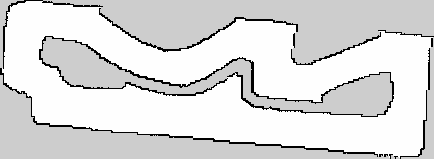
#> input picture ws_limo_humble/src/Raceline-Optimization/maps/track_map3.pgm, 434 x 159 px, found by its file name
$ python gap_scene.py
#> lines starting #> are read from the running program, lines starting #| are printed output that depends on the picture; after the words box and inside, x2 and y2 are one past the last pixel; in counts of white or black regions, pixels touching at a corner belong together; long printed decimals are rounded
### ws_limo_humble/src/hybrid_astar_local.py
#!/usr/bin/env python3
"""Short-range forward-only Hybrid A* for a car-like robot, in the base_link frame.

Searches (x, y, heading) with Ackermann arcs, so it can choose the pose in which the car goes
through a gap. Collision uses the same inflated-rectangle test as the Frenet lattice. numpy only.
"""
import heapq
import math
import time

import numpy as np


REFINE_FAIL = dict(curv=0, coll=0)   # why center_and_smooth kept the input (log only)


def footprint_clearance(poses, pts, half_length, half_width):
    """Distance from each pose's rectangle to the nearest point. 0 means a point is inside."""
    if not len(pts):
        return np.full(len(poses), np.inf)
    dx = pts[None, :, 0] - poses[:, None, 0]
    dy = pts[None, :, 1] - poses[:, None, 1]
    c, s = np.cos(poses[:, 2])[:, None], np.sin(poses[:, 2])[:, None]
    ox = np.maximum(np.abs(c * dx + s * dy) - half_length, 0.0)
    oy = np.maximum(np.abs(-s * dx + c * dy) - half_width, 0.0)
    return np.hypot(ox, oy).min(axis=1)


# [18 lines left out: function closing_speed_limit, not called in this run]


def arc(steer_curv, length, samples):
    """Poses along an arc from the origin, heading +x: samples x (x, y, yaw), excluding the start."""
    d = length * np.arange(1, samples + 1) / samples
    if abs(steer_curv) < 1e-9:
        return np.c_[d, np.zeros(samples), np.zeros(samples)]
    h = steer_curv * d
    return np.c_[np.sin(h) / steer_curv, (1.0 - np.cos(h)) / steer_curv, h]


def obstacle_distance_field(pts, goal_xy, half_width, res=0.10):
    """Shortest obstacle-aware distance to the goal on a coarse grid, ignoring heading.

    Walls are grown by less than the car's half width, so a real gap is never sealed by the grid:
    this stays a guide for the search, never a collision test. Returns (field, origin_xy, res).
    """
    extent = min(6.0, float(np.abs(goal_xy).max()) + 1.5)
    n = int(2.0 * extent / res) + 1
    org = np.array([-extent, -extent])
    blocked = np.zeros((n, n), bool)
    if len(pts):
        ij = np.floor((pts - org) / res).astype(int)
        ok = (ij >= 0).all(axis=1) & (ij < n).all(axis=1)
        blocked[ij[ok, 1], ij[ok, 0]] = True
        for _ in range(int(max(0.0, half_width - 0.07) / res)):
            g = blocked.copy()
            g[1:] |= blocked[:-1]; g[:-1] |= blocked[1:]
            g[:, 1:] |= blocked[:, :-1]; g[:, :-1] |= blocked[:, 1:]
            blocked = g
    field = np.full((n, n), np.inf)
    gij = np.floor((goal_xy - org) / res).astype(int)
    ok = (gij >= 0).all(axis=1) & (gij < n).all(axis=1)
    if not ok.any():
        return None, org, res
    blocked[gij[ok, 1], gij[ok, 0]] = False
    field[gij[ok, 1], gij[ok, 0]] = 0.0
    diag = res * math.sqrt(2.0)
    for _ in range(3 * n):
        f = field.copy()
        f[1:, :] = np.minimum(f[1:, :], field[:-1, :] + res)
        f[:-1, :] = np.minimum(f[:-1, :], field[1:, :] + res)
        f[:, 1:] = np.minimum(f[:, 1:], field[:, :-1] + res)
        f[:, :-1] = np.minimum(f[:, :-1], field[:, 1:] + res)
        f[1:, 1:] = np.minimum(f[1:, 1:], field[:-1, :-1] + diag)
        f[:-1, :-1] = np.minimum(f[:-1, :-1], field[1:, 1:] + diag)
        f[1:, :-1] = np.minimum(f[1:, :-1], field[:-1, 1:] + diag)
        f[:-1, 1:] = np.minimum(f[:-1, 1:], field[1:, :-1] + diag)
        f[blocked] = np.inf
        if np.array_equal(np.nan_to_num(f, posinf=1e9), np.nan_to_num(field, posinf=1e9)):
            break
        field = f
    return field, org, res


class HybridAStar:
    def __init__(self, wheelbase, max_steer, step=0.20, samples=4, n_steer=7, xy_res=0.08,
                 yaw_res=math.radians(15.0), w_clear=1.5, clear_cap=0.25, w_steer=0.05,
                 w_dsteer=0.10, h_weight=1.2, goal_tol=0.25, goal_yaw_tol=0.6):
        self.step, self.samples, self.xy_res, self.yaw_res = step, samples, xy_res, yaw_res
        self.w_clear, self.clear_cap, self.w_steer, self.w_dsteer = w_clear, clear_cap, w_steer, w_dsteer
        self.h_weight, self.goal_tol, self.goal_yaw_tol = h_weight, goal_tol, goal_yaw_tol
        self.steers = np.linspace(-max_steer, max_steer, n_steer)
        self.max_steer = max_steer
        self.curvs = np.tan(self.steers) / wheelbase
        self.prims = np.stack([arc(k, step, samples) for k in self.curvs])   # n_steer, samples, 3
        self.stats = dict(expanded=0, result='', ms=0.0)

    def plan(self, pts, goal_xy, goal_yaw, half_length, half_width, steer0=0.0, budget=0.06):
        """One-shot search; 'budget' in self.stats if it did not finish in time."""
        gen = self.search(pts, goal_xy, goal_yaw, half_length, half_width, steer0, budget)
        try:
            next(gen)
        except StopIteration as done:
            return done.value
        gen.close()
        self.stats['result'] = 'budget'
        self.stats['ms'] = budget * 1e3
        return None

    def search(self, pts, goal_xy, goal_yaw, half_length, half_width, steer0=0.0, budget=0.04):
        """Generator: yields whenever `budget` seconds of work are used, so a search can span ticks.

        Its return value is Nx3 poses from the origin to a goal, or None if the space is exhausted.
        goal_xy, goal_yaw: acceptable goal points on the route (base frame), nearest first.
        """
        t0 = time.perf_counter()
        resumed = t0
        used = 0.0
        n_s, m = len(self.steers), self.samples
        reach = self.step + math.hypot(half_length, half_width) + self.clear_cap
        target = goal_xy[0]
        field, org, gres = obstacle_distance_field(pts, goal_xy, half_width)
        ng_max = field.shape[0] - 1 if field is not None else 0

        def heur(px_, py_):
            if field is not None:
                gi, gj = int((py_ - org[1]) / gres), int((px_ - org[0]) / gres)
                if 0 <= gi <= ng_max and 0 <= gj <= ng_max:
                    fv = field[gi, gj]
                    if fv != np.inf:
                        return float(fv)
                    return 20.0 + math.hypot(target[0] - px_, target[1] - py_)  # walled off on the grid
            return math.hypot(target[0] - px_, target[1] - py_)

        nodes = [(0.0, 0.0, 0.0, 0.0, -1, float(steer0))]     # x, y, yaw, g, parent, steer
        heap = [(self.h_weight * heur(0.0, 0.0), 0)]
        closed = set()
        n_exp = 0
        result = 'no_path'
        goal_node = None
        while heap:
            if n_exp % 8 == 0 and time.perf_counter() - resumed > budget:
                used += time.perf_counter() - resumed
                self.stats = dict(expanded=n_exp, result='pending', ms=used * 1e3)
                yield None
                resumed = time.perf_counter()
            _, i = heapq.heappop(heap)
            x, y, yaw, g, _, st = nodes[i]
            key = (round(x / self.xy_res), round(y / self.xy_res), round(yaw / self.yaw_res))
            if key in closed:
                continue
            closed.add(key)
            n_exp += 1
            d = np.hypot(goal_xy[:, 0] - x, goal_xy[:, 1] - y)
            j = int(d.argmin())
            if i and d[j] < self.goal_tol:
                dy = (goal_yaw[j] - yaw + math.pi) % (2.0 * math.pi) - math.pi
                if abs(dy) < self.goal_yaw_tol:
                    result, goal_node = 'found', i
                    break
            c, s = math.cos(yaw), math.sin(yaw)
            px = x + c * self.prims[:, :, 0] - s * self.prims[:, :, 1]
            py = y + s * self.prims[:, :, 0] + c * self.prims[:, :, 1]
            pyaw = yaw + self.prims[:, :, 2]
            poses = np.stack([px.ravel(), py.ravel(), pyaw.ravel()], axis=1)
            near = pts[(np.abs(pts[:, 0] - x) < reach) & (np.abs(pts[:, 1] - y) < reach)] if len(pts) else pts
            clr = footprint_clearance(poses, near, half_length, half_width).reshape(n_s, m).min(axis=1)
            for k in range(n_s):
                if clr[k] <= 0.0:
                    continue
                nx, ny, ny_aw = float(px[k, -1]), float(py[k, -1]), float(pyaw[k, -1])
                pen = max(0.0, self.clear_cap - float(clr[k])) / self.clear_cap
                ng = g + self.step * (1.0 + self.w_clear * pen
                                      + self.w_steer * abs(self.steers[k]) / self.max_steer) \
                    + self.w_dsteer * abs(self.steers[k] - st) / self.max_steer
                nodes.append((nx, ny, ny_aw, ng, i, float(self.steers[k])))
                heapq.heappush(heap, (ng + self.h_weight * heur(nx, ny), len(nodes) - 1))
        self.stats = dict(expanded=n_exp, result=result, ms=(used + time.perf_counter() - resumed) * 1e3)
        if goal_node is None:
            return None
        chain = []
        i = goal_node
        while i > 0:
            chain.append(i)
            i = nodes[i][4]
        out = [np.zeros((1, 3))]
        for i in reversed(chain):
            px, py, pyaw, _, parent, st = nodes[i]
            bx, by, byaw = nodes[parent][:3]
            a = arc(math.tan(st) * self.curvs[-1] / math.tan(self.max_steer), self.step, self.samples)
            c, s = math.cos(byaw), math.sin(byaw)
            out.append(np.c_[bx + c * a[:, 0] - s * a[:, 1], by + s * a[:, 0] + c * a[:, 1], byaw + a[:, 2]])
        return np.vstack(out)


# [19 lines left out: function narrowest_gap, not called in this run]


def resample(xy, spacing):
    d = np.hypot(*np.diff(xy, axis=0).T)
    keep = np.r_[True, d > 1e-6]
    xy = xy[keep]
    s = np.r_[0.0, np.cumsum(np.hypot(*np.diff(xy, axis=0).T))]
    n = max(2, int(round(s[-1] / spacing)) + 1)
    q = np.linspace(0.0, s[-1], n)
    return np.c_[np.interp(q, s, xy[:, 0]), np.interp(q, s, xy[:, 1])]


def catmull_rom(xy, spacing):
    """A smooth curve through the points, sampled about `spacing` apart: no kinks at the points."""
    p = np.vstack([2.0 * xy[0] - xy[1], xy, 2.0 * xy[-1] - xy[-2]])
    seg = np.hypot(*np.diff(xy, axis=0).T)
    out = [xy[:1]]
    for i in range(len(xy) - 1):
        m = max(1, int(round(seg[i] / spacing)))
        t = (np.arange(1, m + 1) / m)[:, None]
        p0, p1, p2, p3 = p[i], p[i + 1], p[i + 2], p[i + 3]
        out.append(0.5 * (2.0 * p1 + (p2 - p0) * t + (2.0 * p0 - 5.0 * p1 + 4.0 * p2 - p3) * t ** 2
                          + (3.0 * p1 - p0 - 3.0 * p2 + p3) * t ** 3))
    return np.vstack(out)


def center_and_smooth(path, pts, half_length, half_width, max_curv, clear=0.35, iters=10,
                      coarse=0.15, fine=0.05, pin=1):
    """Push a path toward the middle of whatever is beside it, then smooth it.

    Works on a coarse copy, so smoothing reaches about a metre and removes needless dips. The first
    `pin` coarse poses stay fixed. Curvature is measured between adjacent points, as for lattice
    candidates. Returns Nx3 at `fine` spacing, or None if the result collides or exceeds the limit;
    callers keep the input then.
    """
    xy = resample(path[:, :2], coarse)
    if len(xy) < pin + 4:
        return None
    # keep the car's present heading: the second point stays on the present tangent
    xy[1] = path[0, :2] + coarse * np.array([math.cos(path[0, 2]), math.sin(path[0, 2])])
    weight = np.clip((np.arange(len(xy)) - pin) / 2.0, 0.0, 1.0)
    for _ in range(iters):
        t = np.gradient(xy, axis=0)
        t /= np.maximum(np.hypot(t[:, 0], t[:, 1]), 1e-9)[:, None]
        if len(pts):
            dx = pts[None, :, 0] - xy[:, None, 0]
            dy = pts[None, :, 1] - xy[:, None, 1]
            u = t[:, 0, None] * dx + t[:, 1, None] * dy
            v = -t[:, 1, None] * dx + t[:, 0, None] * dy
            beside = np.abs(u) <= half_length + 0.15    # line up before the gap, not inside it
            left = np.where(beside & (v > 0), v, np.inf).min(axis=1)
            right = np.where(beside & (v <= 0), -v, np.inf).min(axis=1)
            shift = np.clip((np.minimum(left, clear) - np.minimum(right, clear)) / 2.0, -0.03, 0.03)
            xy[:, 0] += -t[:, 1] * shift * weight
            xy[:, 1] += t[:, 0] * shift * weight
            # in a gap, centring beats smoothing; elsewhere smoothing removes needless dips
            narrow = (left < clear) & (right < clear)
            sw = weight * np.where(narrow, 0.15, 1.0)
        else:
            sw = weight
        for _ in range(3):
            mid = 0.5 * (xy[:-2] + xy[2:])
            xy[1:-1] += 0.5 * (mid - xy[1:-1]) * sw[1:-1, None]
    for _ in range(5):        # too sharp after centring: smooth more before giving up
        fine_xy = catmull_rom(xy, fine)
        d = np.diff(fine_xy, axis=0)
        yaw = np.unwrap(np.arctan2(d[:, 1], d[:, 0]))
        yaw = np.r_[yaw, yaw[-1]]
        yaw += round((path[0, 2] - yaw[0]) / (2.0 * math.pi)) * 2.0 * math.pi
        seg = np.maximum(np.hypot(d[:, 0], d[:, 1]), 1e-6)
        k = np.abs(np.diff(yaw[:-1])) / (0.5 * (seg[:-1] + seg[1:]))
        if not len(k) or k.max() <= max_curv:
            break
        for _ in range(4):
            mid = 0.5 * (xy[:-2] + xy[2:])
            xy[1:-1] += 0.5 * (mid - xy[1:-1]) * weight[1:-1, None]
    xy = fine_xy
    if len(k) and k.max() > max_curv:
        REFINE_FAIL['curv'] += 1
        REFINE_FAIL['curv_val'] = round(float(k.max()), 2)
        return None
    out = np.c_[xy, yaw]
    if len(pts):
        c = footprint_clearance(out, pts, half_length, half_width)
        if c.min() <= 0.0:
            REFINE_FAIL['coll'] += 1
            REFINE_FAIL['coll_at'] = int(c.argmin())
            return None
    return out

### ws_limo_humble/tools/exp/gap_scene.py
#!/usr/bin/env python3
"""One scene: real corridor at a box, what the scan sees, the raw and refined path through it."""
import math, sys
import numpy as np, yaml
from PIL import Image
sys.dont_write_bytecode = True
sys.path.insert(0, 'src')
from hybrid_astar_local import REFINE_FAIL, HybridAStar, center_and_smooth, footprint_clearance
cfg = yaml.safe_load(open('src/Raceline-Optimization/maps/track_map3.yaml'))
img = np.array(Image.open('src/Raceline-Optimization/maps/track_map3.pgm')); H, W = img.shape
#> further down, img is the input picture: shape (159, 434); min 0, max 254, mean 219.8
#> after `H, W = img.shape`: H = 159; W = 434
res, (ox, oy) = cfg['resolution'], cfg['origin'][:2]; occ = img < 100
#> after `occ = img < 100`:
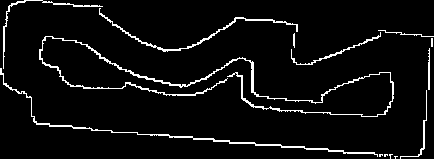
#> occ: shape (159, 434) bool; 5.3% white in thin lines or dots
LX, FOV = 0.124, 2.0943951; ANG = np.linspace(-FOV, FOV, 720); STEPS = np.arange(0.2, 5.2, 0.01)
BOXES = [(5.0, -0.087847578, .15, .4), (-3.0, 3.054242265, .15, .4), (-8.0, 1.145160234, .15, .5)]
def lidar(x, y, yaw):
    lx, ly = x + LX * math.cos(yaw), y + LX * math.sin(yaw)
    wx = lx + np.outer(STEPS, np.cos(ANG + yaw)); wy = ly + np.outer(STEPS, np.sin(ANG + yaw))
    c = np.clip(((wx - ox) / res).astype(int), 0, W - 1); r = np.clip((H - 1 - (wy - oy) / res).astype(int), 0, H - 1)
    hit = occ[r, c]
    for cx, cy, hx, hy in BOXES:
        hit = hit | ((np.abs(wx - cx) <= hx) & (np.abs(wy - cy) <= hy))
    f = hit.argmax(axis=0); ok = hit.any(axis=0) & (f > 0); d = STEPS[f[ok]]
    return np.c_[d * np.cos(ANG[ok]) + LX, d * np.sin(ANG[ok])]
print('wall above o2 from the map, lowest occupied edge y by x:')
for x in (-2.6, -2.8, -3.0, -3.2, -3.4):
    col = int((x - ox) / res); rows = np.nonzero(occ[:, col])[0]; ys = oy + (H - rows) * res - res
    up = ys[ys > 3.46]; print(f'  x={x}: wall y={up.min():.3f}, gap to box top 3.454 = {up.min() - 3.454:.3f}, centre {(up.min() + 3.454) / 2:.3f}')
#> this loop made 5 passes
#> (rows, ys) on passes 3 to 5: ([49, 50, 84, 85, 94, 136, 137], [4.02, 3.97, 2.27, 2.22, 1.77, -0.33, -0.38]), ([49, 50, 84, 85, 94, 95, 136, 137], [4.02, 3.97, 2.27, 2.22, 1.77, 1.72, -0.33, -0.38]), ([49, 50, 82, 83, 94, 134, 135], [4.02, 3.97, 2.37, 2.32, 1.77, -0.23, -0.28])
#> (rows, ys, up) on pass 1: ([48, 84, 85, 86, 94, 95, 136, 137], [4.07, 2.27, 2.22, 2.17, 1.77, 1.72, -0.33, -0.38], [4.07])
#|   x=-2.6: wall y=4.070, gap to box top 3.454 = 0.616, centre 3.762
#|   x=-2.8: wall y=3.970, gap to box top 3.454 = 0.516, centre 3.712
#|   x=-3.0: wall y=3.970, gap to box top 3.454 = 0.516, centre 3.712
#|   x=-3.2: wall y=3.970, gap to box top 3.454 = 0.516, centre 3.712
#|   x=-3.4: wall y=3.970, gap to box top 3.454 = 0.516, centre 3.712
x, y, yaw = -1.6, 3.85, 3.4
c, s = math.cos(yaw), math.sin(yaw)
pts = lidar(x, y, yaw)
#> in lidar, `hit = occ[r, c]`:
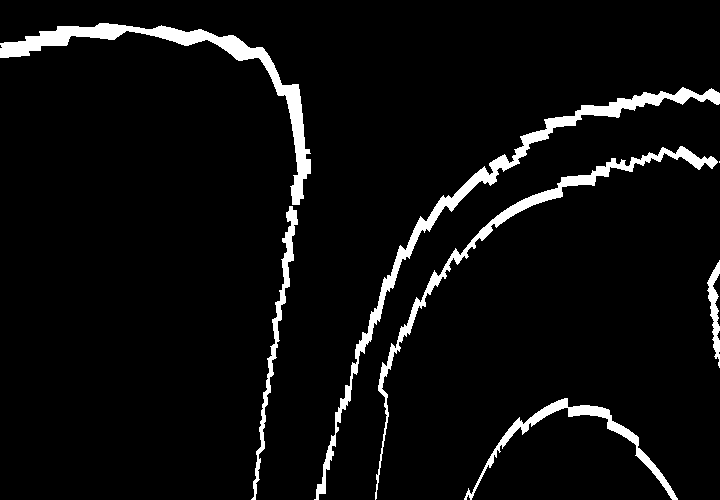
#> hit: shape (500, 720) bool; 5.3% white; 7 white regions (1 under 20 px), largest, box (x1, y1, x2, y2) and area: (314, 87, 720, 500) 5520, (0, 23, 311, 205) 5341, (375, 146, 718, 500) 3809, (464, 398, 678, 500) 2138, (251, 206, 298, 500) 1620, (707, 260, 720, 368) 632
#> the loop in lidar, `for cx, cy, hx, hy in BOXES:` made 3 passes
#> pass 2, in lidar, `hit = hit | ((np.abs(wx - cx) <= hx) & (np.abs(wy - cy) <= hy))`:
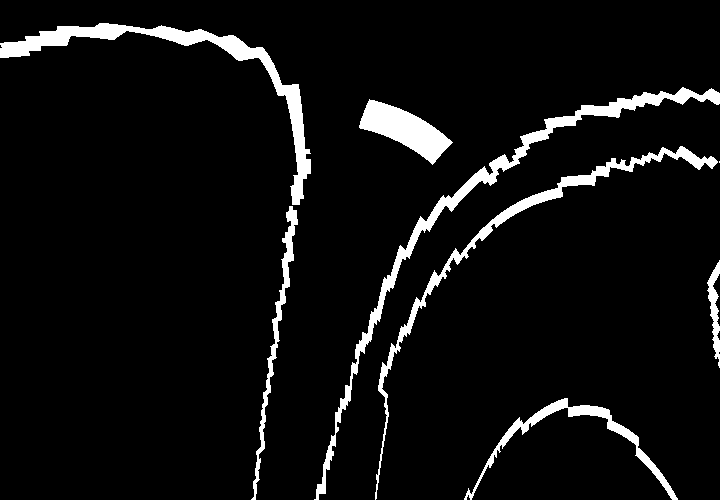
#> hit: shape (500, 720) bool; 6.1% white; 8 white regions (1 under 20 px), largest, box (x1, y1, x2, y2) and area: (314, 87, 720, 500) 5520, (0, 23, 311, 205) 5341, (375, 146, 718, 500) 3809
#> in lidar, `f = hit.argmax(axis=0)`: f = 720 values, max 499 at index 314, min 0 at index 311, mean 103.5
#> in lidar, `d = STEPS[f[ok]]`: d = 717 values, max 5.19 at index 311, min 0.43 at index 99, mean 1.24
#> pts = 717 pairs, first value -0.441 to 5.14, second value -1.36 to 1.41
def world(b): return np.c_[x + c * b[:, 0] - s * b[:, 1], y + s * b[:, 0] + c * b[:, 1]]
near = world(pts); m = (near[:, 0] < -2.7) & (near[:, 0] > -3.3) & (near[:, 1] > 3.4)
#> after `near = world(pts)`: near = 717 pairs, first value -6.91 to -0.924, second value 2.16 to 4.43
print('scan points beside o2: below', np.round(near[m & (near[:, 1] < 3.6)][:, 1].max(), 3) if (m & (near[:, 1] < 3.6)).any() else None, 'above', np.round(near[m & (near[:, 1] > 3.6)][:, 1].min(), 3) if (m & (near[:, 1] > 3.6)).any() else None)
#| scan points beside o2: below 3.454 above 3.92
goal_w = np.array([[-4.5, 3.95], [-4.3, 3.85], [-4.1, 3.76]]); dx, dy = goal_w[:, 0] - x, goal_w[:, 1] - y
goal = np.c_[c * dx + s * dy, -s * dx + c * dy]; gy = np.full(3, 2.8 - yaw)
ha = HybridAStar(0.24, math.atan(0.9 * math.tan(0.42)))
ha = HybridAStar(0.24, math.atan(0.9 * math.tan(0.42) / 0.24 * 0.24))
path = ha.plan(pts, goal, gy, 0.21, 0.20, 0.0, 3.0); print('search', ha.stats)
#> after `path = ha.plan(pts, goal, gy, 0.21, 0.2, 0.0, 3.0)`: path = 53 rows, first 8: [0, 0, 0], [0.05, 0.00136, 0.0543], [0.0998, 0.00542, 0.109], [0.149, 0.0122, 0.163], [0.198, 0.0216, 0.217], [0.247, 0.0317, 0.19], [0.297, 0.0405, 0.164], [0.346, 0.048, 0.137]
#| search {'expanded': 284, 'result': 'found', 'ms': 216.817}
def at(xy, q): return round(float(xy[np.argmin(np.abs(xy[:, 0] - q)), 1]), 3)
if path is not None:
    wr = world(path); print('raw path y at x -2.6..-3.4:', [at(wr, q) for q in (-2.6, -2.8, -3.0, -3.2, -3.4)])
#> after `wr = world(path)`: wr = 53 pairs, first value -4.11 to -1.6, second value 3.52 to 3.85
#| raw path y at x -2.6..-3.4: [3.626, 3.674, 3.697, 3.677, 3.616]
    for iters in (10, 16, 30):
        ref = center_and_smooth(path, pts, 0.21, 0.20, 0.9 * math.tan(0.42) / 0.24, iters=iters)
        print(f'iters {iters}:', None if ref is None else [at(world(ref), q) for q in (-2.6, -2.8, -3.0, -3.2, -3.4)], REFINE_FAIL)
#> this loop made 3 passes
#| iters 10: [3.673, 3.681, 3.68, 3.662, 3.629] {'curv': 0, 'coll': 0}
#| iters 16: [3.678, 3.683, 3.681, 3.666, 3.63] {'curv': 0, 'coll': 0}
#| iters 30: [3.678, 3.683, 3.68, 3.663, 3.63] {'curv': 0, 'coll': 0}
#> pass 1, in footprint_clearance (call 284), `dx = pts[None, :, 0] - poses[:, None, 0]`:
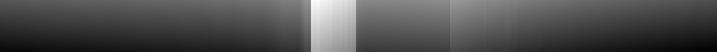
#> dx: shape (52, 717) float64; min -2.93, max 5.14, mean -0.42; drawn with min black and max white
#> pass 1, in footprint_clearance (call 284), `dy = pts[None, :, 1] - poses[:, None, 1]`:
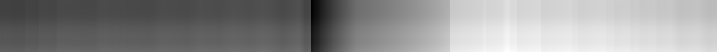
#> dy: shape (52, 717) float64; min -1.36, max 1.8, mean 0.407; drawn with min black and max white
#> pass 1, in footprint_clearance (call 284), `ox = np.maximum(np.abs(c * dx + s * dy) - half_length, 0.0)`:
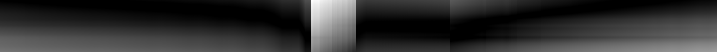
#> ox: shape (52, 717) float64; min 0, max 4.93, mean 0.93; drawn with min black and max white
#> pass 1, in footprint_clearance (call 284), `oy = np.maximum(np.abs(-s * dx + c * dy) - half_width, 0.0)`:
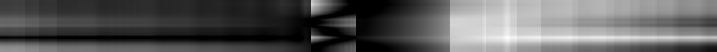
#> oy: shape (52, 717) float64; min 0, max 1.48, mean 0.53; drawn with min black and max white
